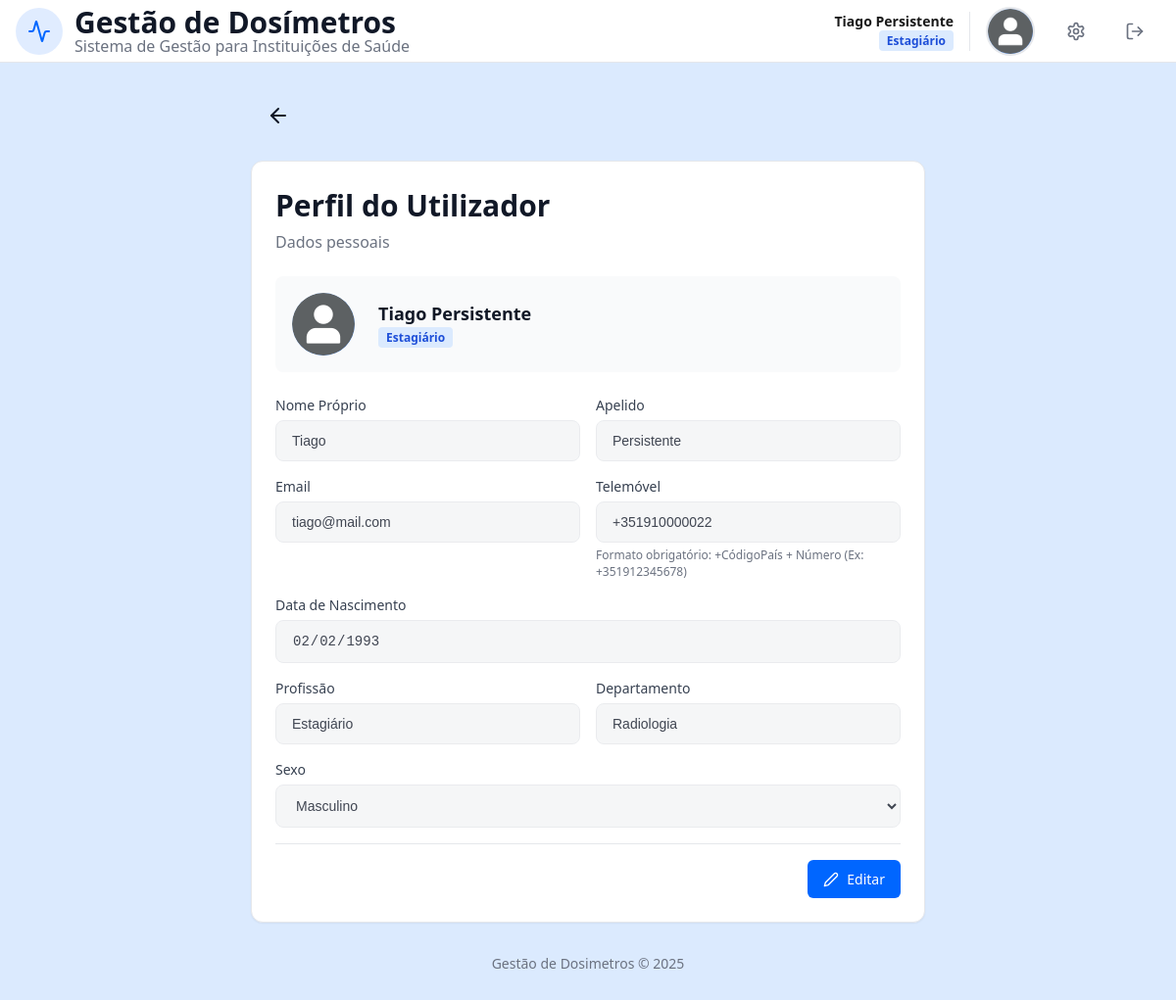
The page /perfil.php (signed in) on the database its author committed.
### tables this page shows
CREATE TABLE User (
    idU INTEGER PRIMARY KEY AUTOINCREMENT,
    name TEXT NOT NULL,
    surname TEXT NOT NULL, 
    birthDate DATE NOT NULL,
    sex TEXT CHECK(sex IN ('Female', 'Male', 'Other')) NOT NULL,
    email TEXT UNIQUE NOT NULL, 
    password TEXT NOT NULL,
    phoneN TEXT CHECK(phoneN GLOB '+[0-9][0-9][0-9]*'),
    userType TEXT CHECK(userType IN ('Administrador', 'Físico Médico', 'Profissional de Saúde')) NOT NULL,
    userStatus BOOLEAN DEFAULT 1,
    profilePic TEXT DEFAULT 'foto/12225881.png'
);

CREATE TABLE HealthProfessional (
    idHP INTEGER PRIMARY KEY AUTOINCREMENT,
    idU INTEGER UNIQUE NOT NULL,
    profession TEXT NOT NULL,
    department TEXT NOT NULL,
    FOREIGN KEY (idU) REFERENCES User(idU) ON DELETE CASCADE
);

### perfil.php (the view, shortened to what this page needs)
<?php
require_once "templates/header.php";
require_once "templates/nav.php";
require_once "templates/footer.php";
$db = getDatabaseConnection();
$stmt = $db->prepare("SELECT * FROM User WHERE idU = ?");
$stmt->execute([$_SESSION['idU']]);
$user = $stmt->fetch();
$isEditing = isset($_GET['edit']) && $_GET['edit'] == 'true';
$disabledStr = $isEditing ? '' : 'disabled';
$profession = '';
$department = '';
$roleLabel = 'Utilizador';
$badgeClass = 'badge-gray';
if ($user['userType'] === 'Profissional de Saúde') {
    $stmtHP = $db->prepare("SELECT profession, department FROM HealthProfessional WHERE idU = ?");
    $stmtHP->execute([$user['idU']]);
    $hpData = $stmtHP->fetch();
    if ($hpData) {
        $profession = $hpData['profession'];
        $department = $hpData['department'];
    }
    $badgeClass = 'badge-blue';
    $roleLabel = !empty($profession) ? $profession : 'Profissional de Saúde';
} elseif ($user['userType'] === 'Físico Médico') {
    $profession = 'Físico Médico';
    $department = 'Física Médica';
    $badgeClass = 'badge-purple';
    $roleLabel = 'Físico Médico';
} elseif ($user['userType'] === 'Administrador') {
    $badgeClass = 'badge-red';
    $roleLabel = 'Administrador';
}
$initials = strtoupper(substr($user['name'], 0, 1) . substr($user['surname'], 0, 1));
$foto_url = !empty($user['profilePic']) ? $user['profilePic'] : null;
?>
<body>
    <div class="page-wrapper">
        <main class="main-container" style="max-width: 45rem">
            <div class="profile-header-flex mb1_5">
                <div class="user-area">
                    <a href="index.php" class="btn voltar" title="Voltar">
                        <svg xmlns="http://www.w3.org/2000/svg" width="24" height="24" viewBox="0 0 24 24" fill="none" stroke="currentColor" stroke-width="2" stroke-linecap="round" stroke-linejoin="round">
                            <path d="m12 19-7-7 7-7"></path>
                            <path d="M19 12H5"></path>
                        </svg>
                    </a>
                </div>
            </div>
            <div class="card1">
                <div class="card1-header">
                    <h1 class="card1-title">Perfil do Utilizador</h1>
                    <p class="subtítulo"><?php echo $isEditing ? "Edite os seus dados" : "Dados pessoais"; ?></p>
                </div>
                <div class="card1-content">
                    <div class="foto-section-gray">
                        <div class="foto-circle-large">
                            <?php if ($foto_url): ?>
                                <img src="<?php echo htmlspecialchars($foto_url); ?>" alt="Foto">
                            <?php else: ?>
                                <span><?php echo $initials; ?></span>
                            <?php endif; ?>
                        </div>
                        <div>
                            <p class="nome">
                                <?php echo htmlspecialchars($user['name'] . ' ' . $user['surname']); ?>
                            </p>
                            <span class="role-badge <?php echo $badgeClass; ?>" class="etiqueta">
                                <?php echo htmlspecialchars($roleLabel); ?>
                            </span>
                        </div>
                    </div>
                    <form id="profileForm" action="processa_perfil.php" method="POST" enctype="multipart/form-data">
                        <div class="profile-form-grid">
                            <div>
                                <label class="profile-label" for="name">Nome Próprio</label>
                                <input type="text" id="name" name="name" class="profile-input" value="<?php echo htmlspecialchars($user['name']); ?>" <?php echo $disabledStr; ?> required minlength="2">
                            </div>
                            <div>
                                <label class="profile-label" for="surname">Apelido</label>
                                <input type="text" id="surname" name="surname" class="profile-input" value="<?php echo htmlspecialchars($user['surname']); ?>" <?php echo $disabledStr; ?> required minlength="2">
                            </div>
                            <div>
                                <label class="profile-label">Email</label>
                                <input type="email" class="profile-input" value="<?php echo htmlspecialchars($user['email']); ?>" disabled>
                            </div>
                            <div>
                                <label class="profile-label">Telemóvel</label>
                                <input
                                    type="text"
                                    id="phoneN"
                                    name="phoneN"
                                    class="profile-input"
                                    value="<?php echo htmlspecialchars($user['phoneN']); ?>"
                                    <?php echo $disabledStr; ?>
                                    placeholder="+351912345678"
                                    pattern="^\+[0-9]{9,15}$"
                                    title="Deve começar com '+' seguido do indicativo e número (Ex: +351912345678)">
                                <p class="comentario-tel">
                                    Formato obrigatório: +CódigoPaís + Número (Ex: +351912345678)
                                </p>
                            </div>
                            <div class="g2">
                                <label class="profile-label" for="birthDate">Data de Nascimento</label>
                                <input type="date" id="birthDate" name="birthDate" class="profile-input" value="<?php echo htmlspecialchars($user['birthDate']); ?>" <?php echo $disabledStr; ?> required>
                            </div>
                            <?php if ($user['userType'] === 'Profissional de Saúde' || $user['userType'] === 'Físico Médico'): ?>
                                <div>
                                    <label class="profile-label">Profissão</label>
                                    <input type="text" class="profile-input" value="<?php echo htmlspecialchars($profession); ?>" disabled>
                                </div>
                                <div>
                                    <label class="profile-label">Departamento</label>
                                    <input type="text" name="department" class="profile-input" value="<?php echo htmlspecialchars($department); ?>"
                                        <?php echo ($isEditing && $user['userType'] === 'Profissional de Saúde') ? '' : 'disabled'; ?>>
                                </div>
                            <?php endif; ?>
                            <div class="g2">
                                <label class="profile-label" for="sex">Sexo</label>
                                <select id="sex" name="sex" class="profile-input" <?php echo $disabledStr; ?>>
                                    <option value="Male" <?php echo ($user['sex'] === 'Male') ? 'selected' : ''; ?>>Masculino</option>
                                </select>
                            </div>
                        </div>
                        <div class="profile-actions">
                            <?php if (!$isEditing): ?>
                                <a href="perfil.php?edit=true" class="btn btn-primary">
                                    <span class="lapis">
                                        <svg xmlns="http://www.w3.org/2000/svg" width="16" height="16" viewBox="0 0 24 24" fill="none" stroke="currentColor" stroke-width="2" stroke-linecap="round" stroke-linejoin="round">
                                            <path d="M17 3a2.828 2.828 0 1 1 4 4L7.5 20.5 2 22l1.5-5.5L17 3z"></path>
                                        </svg>
                                        Editar
                                    </span>
                                </a>
                            <?php endif; ?>
                        </div>
                    </form>
                </div>
            </div>
        </main>
    </div>
</body>
</html>

### css/style.css (style rules this page uses)
:root { font-size: 16px; --primary: #0066ff; --primary-light: #4d94ff; --primary-dark: #0052cc; --secondary: #2b9a66; --secondary-light: #4db88a; --white: #ffffff; --foreground: #1a1a1a; --border: #e5e7eb; --input-bg: #f9fafb; --muted: #6b7280; --background: #dbeafe; --background2: #b2cdf0; --bg-body: #f3f4f6; --text-main: #111827; --green-light: #dcfce7; --green:#166534; --green-light2:#bbf7d0; --red-light: #fee2e2; --red:#991b1b; --red-light2:#fecaca; --green2: #15803d; --green3:#16a34a; --badge-blue:#1d4ed8; --badge-purple-background:#f3e8ff; --badge-purple: #7e22ce; --badge-red: #b91c1c; --dosimetro1: #fff7ed; --borda1:#d97706; --dosimetro2:#f0fdf4; }
* { margin: 0;padding: 0;box-sizing: border-box; }
html, body { height: 100%; font-family: "Segoe UI", "Helvetica Neue", Arial, sans-serif; background: var(--background);color: var(--foreground); }
:where(p, h1, h2, button) { overflow-wrap: anywhere; word-break: break-word; }
a { text-decoration: none; }
.page-wrapper { display: flex; flex-direction: column;min-height: 100vh; }
.mb1_5 { margin-bottom: 1.5rem; }
.main-container, .header-container { width: 100%; margin: 0 auto; padding: 0 1rem; }
.main-container { max-width: 80rem; padding: 2rem 1rem; }
.header-container, .profile-header-flex { display: flex; align-items: center; justify-content: space-between; }
input[type="text"], input[type="email"], input[type="password"], input[type="tel"], input[type="date"], input[type="file"], select, textarea, .profile-input { width: 100%; padding: 0.75rem 1rem; border: 1px solid var(--border); border-radius: 0.5rem; font-size: 14px; background: var(--input-bg); transition: all 0.2s; }
.profile-input:disabled { cursor: not-allowed; opacity: 0.8; background-color: var(--bg-body); color: var(--text-main); }
label, .profile-label { font-size: 14px; font-weight: 500; color: var(--foreground); }
.profile-label { display: block; margin-bottom: 0.375rem; color: #374151; }
.profile-form-grid { display: grid; grid-template-columns: 1fr; gap: 1rem; }
.btn { display: inline-flex; align-items: center; justify-content: center; padding: 10px 16px; font-size: 14px;font-weight: 500; border: none; border-radius: 6px; cursor: pointer; transition: all 0.2s ease; text-decoration: none; gap: 6px; }
.btn-primary { background: var(--primary);color: var(--white); }
.voltar { background: transparent; color: var(--text-main); display: flex; }
.profile-actions { display: flex; gap: 0.75rem; justify-content: flex-end; padding-top: 1rem; margin-top: 1rem; border-top: 1px solid var(--border); }
.card, .card1, .modal-box { background-color: var(--white); border-radius: 0.75rem; display: flex; flex-direction: column; }
.card1 { border: 1px solid var(--border); box-shadow: 0 1px 2px 0 #0000000d; overflow: hidden; }
.card1-header { padding: 1.5rem; display: flex; flex-direction: column; gap: 0.375rem; }
.card1-content { padding: 1.5rem; padding-top: 0; display: flex; flex-direction: column; gap: 1.5rem; }
.titulo, .card1-title { font-size: 1.875rem; font-weight: bold; }
.card1-title { font-weight: 700; color: var(--text-main); }
.subtítulo { font-size: 1rem; color: var(--muted); }
.nome { font-size: 1.125rem; font-weight: 600; color:var(--text-main) }
.comentario-tel { font-size: 0.75rem; color: var(--muted); margin-top: 0.25rem }
.logo-area, .user-area, .logo-box, .lapis { display: flex; align-items: center; }
.user-area { gap: 1rem; }
.lapis { gap:0.5rem; }
.badge-blue { background-color: var(--background); color: var(--badge-blue); }
.role-badge, .etiqueta { font-size: 0.75rem; padding: 2px 8px; border-radius: 4px; font-weight: 600; display: inline-block; }
.profile-pic, .foto-circle-large { background: linear-gradient(135deg, var(--background), var(--primary-light)); object-fit: cover; border-radius: 50%; }
.foto-circle-large { width: 4rem; height: 4rem; display: flex; align-items: center; justify-content: center; color: var(--white); font-weight: 700; font-size: 1.25rem; overflow: hidden; flex-shrink: 0; }
.foto-circle-large img { width: 100%; height: 100%; object-fit: cover; }
.foto-section-gray { display: flex; align-items: center; gap: 1.5rem; padding: 1rem; background-color: var(--input-bg); border-radius: 0.5rem; border: 1px solid transparent; }

### css/responsive.css (style rules this page uses)
@media (min-width: 640px) { .profile-form-grid { grid-template-columns: 1fr 1fr; } }
@media (min-width: 640px) { .g2 { grid-column: span 2; } }

### rows shown on the page
user: profilePic (picture), name+surname "Tiago Persistente", name "Tiago", surname "Persistente", email "tiago@mail.com", phoneN "+351910000022", birthDate "02/02/1993", sex "Masculino"
healthprofessional: profession "Estagiário", department "Radiologia"

### other values the page prints
$userName . ' ' . $userSurname "Tiago Persistente"
$roleLabel "Estagiário"
